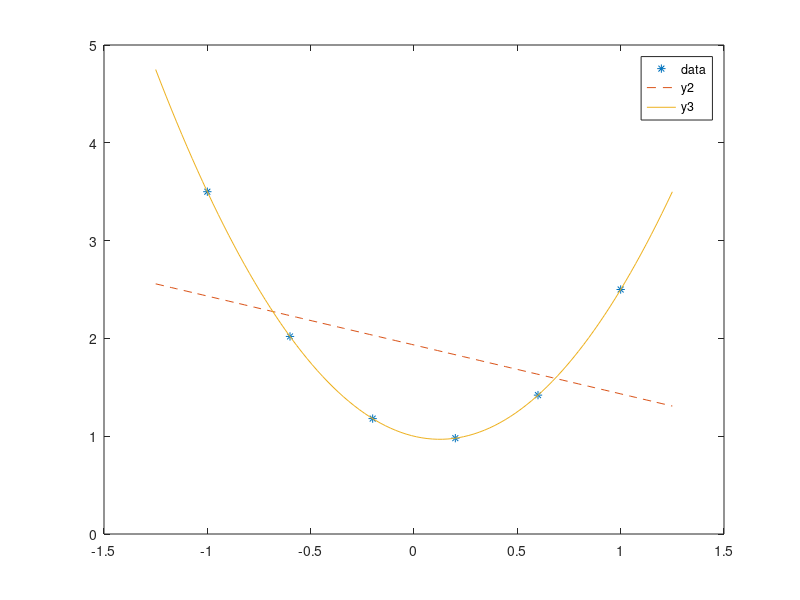

This figure's MATLAB source:
clc;close all; clear all;
x=linspace(-1.25,1.25,100);
y2=1.933-0.5*x;
y3=0.9997-0.5*x+1.9997*x.^2;
x_data=[-1,-0.6,-0.2,0.2,0.6,1];
y_data=[3.5,2.02,1.18,0.98,1.42,2.5];

plot(x_data,y_data,'*')
hold on
plot(x,y2,'--')
plot(x,y3)
legend('data','y2','y3')

%Version 1